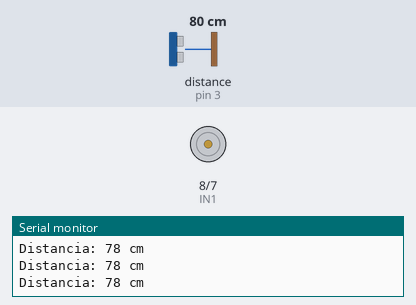
A sketch run on a simulated Arduino Uno, built with avr-gcc and run on an emulated ATmega328P. Shown: motor-driver pin pairs drawn as motors (green arrow = first pin HIGH = forward, orange = second pin HIGH = backward, longer = more drive), the last lines printed to the serial monitor. Wiring (inferred from the names in the program): ultrasonic range finder: trigger pin 2; echo pin 3. The test bench sets the inputs (shaded band); at power-on: distance to the obstacle (sensor on pin 3) 80 cm. The echo pulse lasts 58.3 µs per cm.

Above: at 1.2 s.
1.3 s: distance to the obstacle (sensor on pin 3) set to 55 cm
4.3 s: distance to the obstacle (sensor on pin 3) set to 47 cm
At 5.1 s:
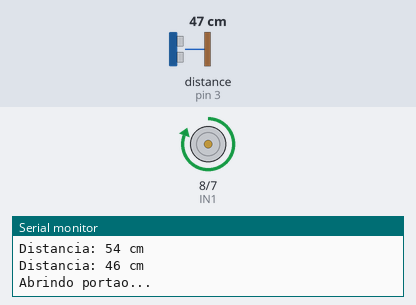
Timing chart, 0 to 10.9 s (numbered marks = the images above; inputs shaded):
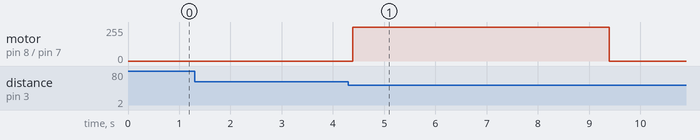

The sketch:

Arbusto.ino
```cpp
const int TRIG = 2;
const int ECHO = 3;

const int IN1 = 8;
const int IN2 = 7;

const int DISTANCIA_DETECCAO = 50;

const unsigned long TEMPO_ABRIR = 5000;
const unsigned long TEMPO_FECHAR = 5000;
const unsigned long TEMPO_ABERTO = 3000;

bool portaoAberto = false;

long medirDistancia() {
  digitalWrite(TRIG, LOW);
  delayMicroseconds(2);

  digitalWrite(TRIG, HIGH);
  delayMicroseconds(10);
  digitalWrite(TRIG, LOW);

  long duracao = pulseIn(ECHO, HIGH, 30000);

  if (duracao == 0) {
    return 999;
  }

  return duracao * 0.034 / 2;
}

void pararMotor() {
  digitalWrite(IN1, LOW);
  digitalWrite(IN2, LOW);
}

void abrirPortao() {
  Serial.println("Abrindo portao...");

  digitalWrite(IN1, HIGH);
  digitalWrite(IN2, LOW);

  delay(TEMPO_ABRIR);

  pararMotor();
  portaoAberto = true;

  Serial.println("Portao aberto!");
}

void fecharPortao() {

  delay(TEMPO_ABERTO);

  while (true) {

    while (medirDistancia() <= DISTANCIA_DETECCAO) {
      pararMotor();
      Serial.println("Objeto detectado! Aguardando...");
      delay(200);
    }

    Serial.println("Fechando portao...");

    digitalWrite(IN1, LOW);
    digitalWrite(IN2, HIGH);

    unsigned long inicio = millis();
    bool obstaculo = false;

    while (millis() - inicio < TEMPO_FECHAR) {

      long distancia = medirDistancia();

      Serial.print("Distancia: ");
      Serial.print(distancia);
      Serial.println(" cm");

      if (distancia <= DISTANCIA_DETECCAO) {

        pararMotor();

        Serial.println("Obstaculo! Reabrindo...");

        abrirPortao();

        delay(TEMPO_ABERTO);

        obstaculo = true;
        break;
      }

      delay(100);
    }

    pararMotor();

    if (obstaculo) {
      continue;
    }

    break;
  }

  portaoAberto = false;

  Serial.println("Portao fechado!");
}

void setup() {

  pinMode(TRIG, OUTPUT);
  pinMode(ECHO, INPUT);

  pinMode(IN1, OUTPUT);
  pinMode(IN2, OUTPUT);

  Serial.begin(9600);

  pararMotor();

  Serial.println("Sistema iniciado!");
}

void loop() {

  long distancia = medirDistancia();

  Serial.print("Distancia: ");
  Serial.print(distancia);
  Serial.println(" cm");

  if (distancia <= DISTANCIA_DETECCAO && !portaoAberto) {

    abrirPortao();

    fecharPortao();
  }

  delay(100);
}
```

Measured:
- the behaviour switches between 52 and 51 cm on distance to the obstacle (sensor on pin 3) (found by bisection; images 0 and 1)
- after the input at 4.3 s, motor on pin 8 (IN1) / pin 7 (IN2): stopped → forward 255/255 after 0.09 s, → stopped 5.0 s later
